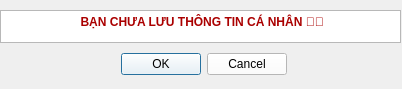
<?xml version="1.0" encoding="UTF-8"?>
<ui version="4.0">
 <class>Check_Cancel</class>
 <widget class="QDialog" name="Check_Cancel">
  <property name="geometry">
   <rect>
    <x>0</x>
    <y>0</y>
    <width>402</width>
    <height>89</height>
   </rect>
  </property>
  <property name="windowTitle">
   <string>Dialog</string>
  </property>
  <widget class="QDialogButtonBox" name="exit_button">
   <property name="geometry">
    <rect>
     <x>120</x>
     <y>50</y>
     <width>167</width>
     <height>29</height>
    </rect>
   </property>
   <property name="styleSheet">
    <string notr="true">color: rgb(0, 0, 0);
background-color: rgb(255, 255, 255);
font: 700 9pt &quot;Segoe UI&quot;;</string>
   </property>
   <property name="orientation">
    <enum>Qt::Horizontal</enum>
   </property>
   <property name="standardButtons">
    <set>QDialogButtonBox::Cancel|QDialogButtonBox::Ok</set>
   </property>
  </widget>
  <widget class="QTextBrowser" name="text_info">
   <property name="geometry">
    <rect>
     <x>0</x>
     <y>10</y>
     <width>401</width>
     <height>33</height>
    </rect>
   </property>
   <property name="styleSheet">
    <string notr="true">color: rgb(170, 0, 0);
font: 700 9pt &quot;Segoe UI&quot;;</string>
   </property>
   <property name="html">
    <string>&lt;!DOCTYPE HTML PUBLIC &quot;-//W3C//DTD HTML 4.0//EN&quot; &quot;http://www.w3.org/TR/REC-html40/strict.dtd&quot;&gt;
&lt;html&gt;&lt;head&gt;&lt;meta name=&quot;qrichtext&quot; content=&quot;1&quot; /&gt;&lt;meta charset=&quot;utf-8&quot; /&gt;&lt;style type=&quot;text/css&quot;&gt;
p, li { white-space: pre-wrap; }
hr { height: 1px; border-width: 0; }
li.unchecked::marker { content: &quot;\2610&quot;; }
li.checked::marker { content: &quot;\2612&quot;; }
&lt;/style&gt;&lt;/head&gt;&lt;body style=&quot; font-family:'Segoe UI'; font-size:9pt; font-weight:700; font-style:normal;&quot;&gt;
&lt;p align=&quot;center&quot; style=&quot; margin-top:0px; margin-bottom:0px; margin-left:0px; margin-right:0px; -qt-block-indent:0; text-indent:0px;&quot;&gt; BẠN CHƯA LƯU THÔNG TIN CÁ NHÂN 💀💀&lt;/p&gt;&lt;/body&gt;&lt;/html&gt;</string>
   </property>
  </widget>
 </widget>
 <resources/>
 <connections>
  <connection>
   <sender>exit_button</sender>
   <signal>accepted()</signal>
   <receiver>Check_Cancel</receiver>
   <slot>accept()</slot>
   <hints>
    <hint type="sourcelabel">
     <x>248</x>
     <y>254</y>
    </hint>
    <hint type="destinationlabel">
     <x>157</x>
     <y>274</y>
    </hint>
   </hints>
  </connection>
  <connection>
   <sender>exit_button</sender>
   <signal>rejected()</signal>
   <receiver>Check_Cancel</receiver>
   <slot>reject()</slot>
   <hints>
    <hint type="sourcelabel">
     <x>316</x>
     <y>260</y>
    </hint>
    <hint type="destinationlabel">
     <x>286</x>
     <y>274</y>
    </hint>
   </hints>
  </connection>
 </connections>
</ui>
